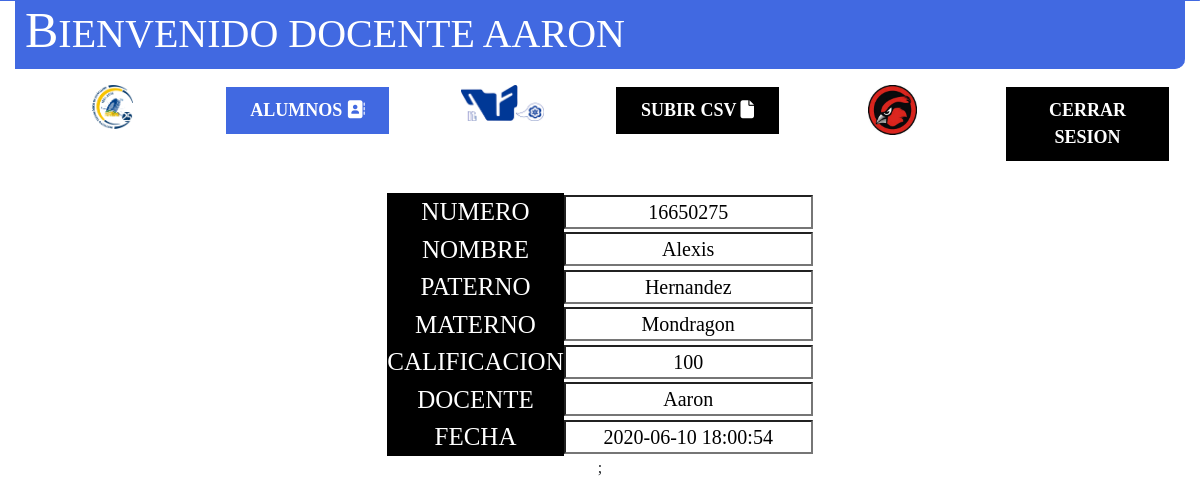
/Docente/verCalificacion.php?cve=18 (signed in), run on the app's committed database.
### tables this page shows
CREATE TABLE `calificaciones` (
  `cve_cal` int(11) NOT NULL,
  `califi_cal` int(11) NOT NULL,
  `cve_alu` int(11) NOT NULL,
  `cve_usu` int(11) NOT NULL,
  `datetime_cal` datetime NOT NULL
);

CREATE TABLE `alumnos` (
  `cve_alu` int(11) NOT NULL,
  `nombre_alu` varchar(30) NOT NULL,
  `app_alu` varchar(30) NOT NULL,
  `apm_alu` varchar(30) NOT NULL
);

CREATE TABLE `personals` (
  `cve_per` int(11) NOT NULL,
  `titulo_per` varchar(60) NOT NULL,
  `nombre_per` varchar(30) NOT NULL,
  `app_per` varchar(30) NOT NULL,
  `apm_per` varchar(30) NOT NULL,
  `sexo_per` varchar(30) NOT NULL,
  `rfc_per` varchar(30) NOT NULL,
  `curp_per` varchar(30) NOT NULL,
  `foto_per` varchar(250) NOT NULL,
  `correo_per` varchar(30) NOT NULL
);

### Docente/verCalificacion.php (the view, shortened to what this page needs)
<?php
include_once "encabezado.php";
?>
<br><br><br><br><br><br><br><br>
<div>
	<center>
		<table width="200" border="0">
			<?PHP
			if (isset($_GET['cve'])) {
				$consulta = "SELECT * from calificaciones join alumnos on alumnos.cve_alu = calificaciones.cve_alu join usuarios_cargos on usuarios_cargos.cve_usu=calificaciones.cve_usu join puestos on puestos.cve_pue = usuarios_cargos.cve_pue join personals on personals.cve_per = usuarios_cargos.cve_per join departamentos on departamentos.cve_dep = usuarios_cargos.cve_dep WHERE calificaciones.cve_cal=" . $_GET['cve'];
				$ejecuta = mysqli_query($mysqli, $consulta);
				$res = mysqli_fetch_assoc($ejecuta);
				echo '<form>
				<tr>
					<td id="cabeceraTabla">NUMERO</td>
					<td><input type="text" id="datosTablaInsertar" value="' . $res['cve_alu'] . '" name="cve_alu" readonly /></td>
				</tr>
				<tr>
					<td id="cabeceraTabla">NOMBRE</td>
					<td><input type="text" id="datosTablaInsertar" value="' . $res['nombre_alu'] . '" name="nom_alu" readonly /></td>
				</tr>
				<tr>
					<td id="cabeceraTabla">PATERNO</td>
					<td><input type="text" id="datosTablaInsertar"  value="' . $res['app_alu'] . '"  name="app_alu" readonly /></td>
				</tr>
				<tr>
					<td id="cabeceraTabla">MATERNO</td>
					<td><input type="text" id="datosTablaInsertar" value="' . $res['apm_alu'] . '" name="apm_alu" readonly /></td>
				</tr>
				<tr>
					<td id="cabeceraTabla">CALIFICACION</td>
					<td><input type="text" id="datosTablaInsertar" value="' . $res['califi_cal'] . '" name="califi_cal" readonly /></td>
				</tr>
				<tr>
					<td id="cabeceraTabla">DOCENTE</td>
					<td><input type="text" id="datosTablaInsertar" value="' . $res['nombre_per'] . '" name="nombre_per" readonly /></td>
				</tr>
				<tr>
					<td id="cabeceraTabla">FECHA</td>
					<td><input type="text" id="datosTablaInsertar" value="' . $res['datetime_cal'] . '" name="datetime_cal"  readonly /></td>
				</tr>
				';
			}	?>
		</table>;
	</center>
</div>

### css/estiloInicio.css (style rules this page uses)
* { margin: 0%; padding: 0%; list-style: none; text-decoration: none; font-family: "Times New Roman", Times, serif; box-sizing: border-box; }
#cabeceraTabla { font-size: 25px; text-align: center; background: black; color:white; }
#datosTablaInsertar { font-size: 20px; text-align: center; background: white; color:black; }

### css/estilo.css (style rules this page uses)
body { margin-top: 0px; }

### data on the page
calificaciones: cve_alu "16650275", nom_alu "Alexis", app_alu "Hernandez", apm_alu "Mondragon", califi_cal "100", nombre_per "Aaron", datetime_cal "2020-06-10 18:00:54"

### other printed values
$_SESSION["nombre_usu"] "AARON"
